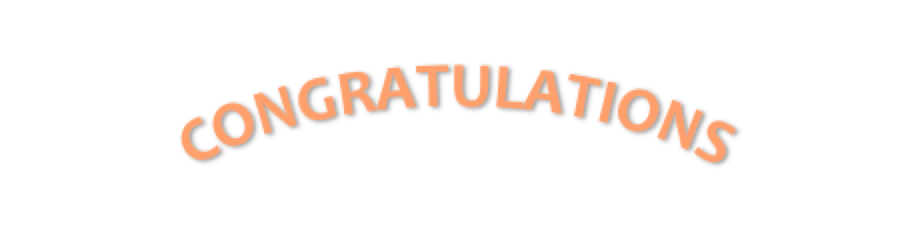
#> input picture white.png, 920 x 244 px
$ python whitetotransparent.py
#> lines starting #> are read from the running program, lines starting #| are printed output that depends on the picture
from PIL import Image
from PIL import ImageMath
import binascii;
import time;
import random;
import sys;
import math
import json;

def vector_norm(a, b):
    res = 0
    res += (a[0]-b[0])**2;
    res += (a[1]-b[1])**2;
    res += (a[2]-b[2])**2;
    return math.sqrt(res)
im = Image.open("white.png")
#> im is the input picture: PIL image 920x244 RGBA; mean R, G, B, A 253.5, 249.2, 246.9, 255

pix_val = im.load()

dimensions = im.size
#> dimensions = (920, 244)
print (pix_val[0, 0])
#| (255, 255, 255, 255)
for i in range(dimensions[0]):
    for j in range(dimensions[1]):
        o = pix_val[i, j]
        norm = vector_norm(o, (254, 170, 170, -1))
        if o == (255, 255, 255, 255):
            pix_val[i, j] = (o[0], o[1], o[2], 0)
        elif norm < 79:
            pix_val[i, j] = (254, 100, 101, 255)

im.save("transparent8.png")
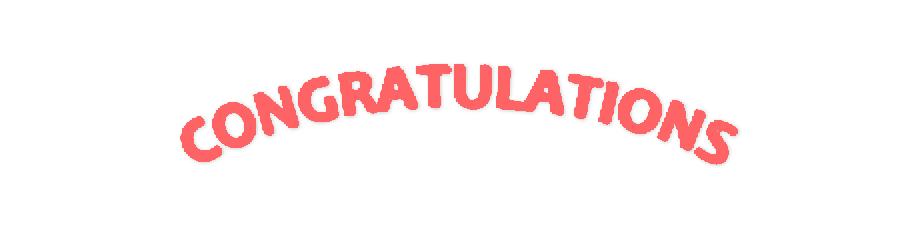
#> saved as transparent8.png: PIL image 920x244 RGBA; mean R, G, B, A 254.5, 244.2, 244.2, 28.2; transparent parts drawn white
